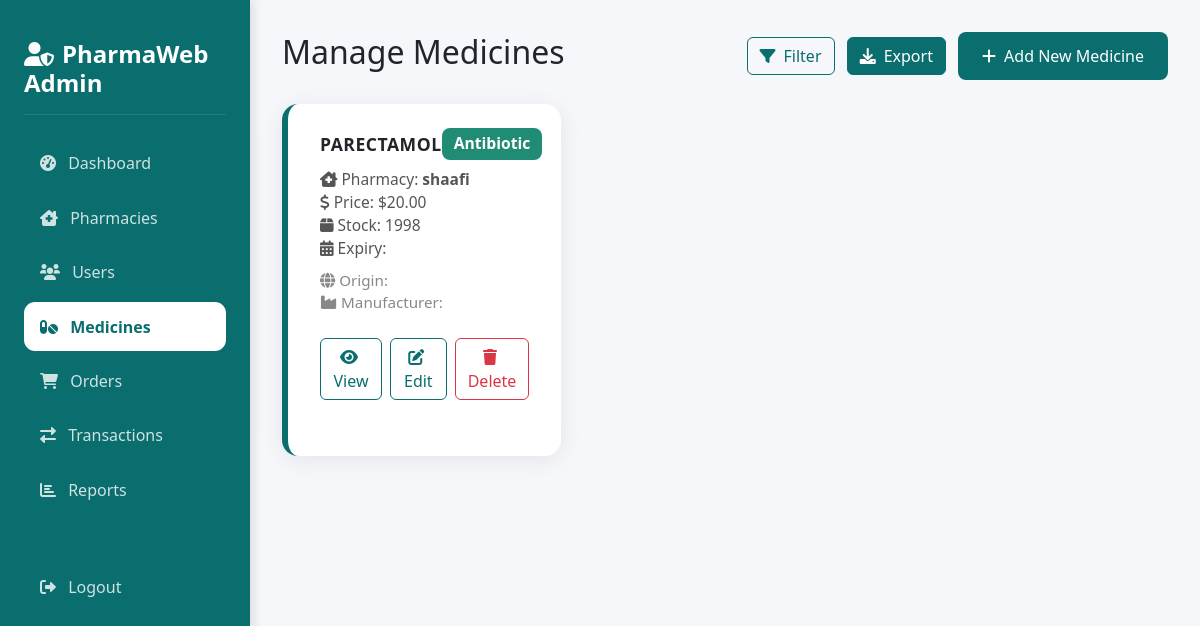
/admin/medicines.php (signed in), run on an earlier commit of the app's database.
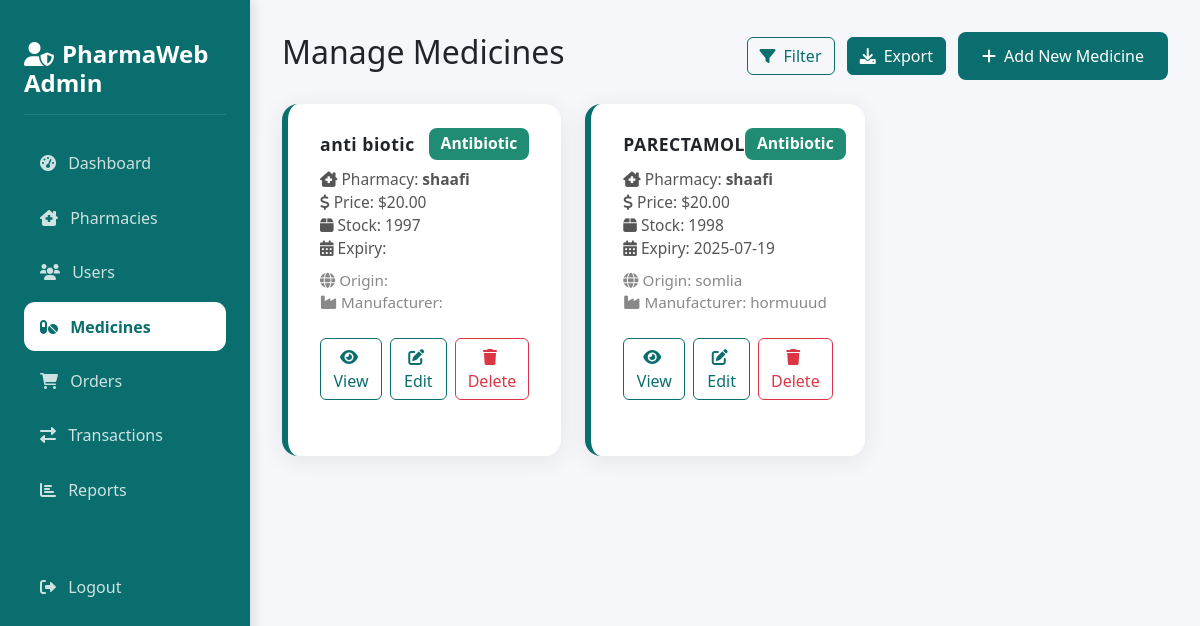
And on a later commit of the database.
### tables this page shows
CREATE TABLE `medicines` (
  `id` int(11) NOT NULL,
  `pharmacy_id` int(11) NOT NULL,
  `name` varchar(255) NOT NULL,
  `description` text DEFAULT NULL,
  `manufacturer` varchar(255) DEFAULT NULL,
  `country_of_origin` varchar(100) DEFAULT NULL,
  `category` varchar(100) DEFAULT NULL,
  `price` decimal(10,2) NOT NULL,
  `stock_quantity` int(11) NOT NULL,
  `expiry_date` date DEFAULT NULL,
  `requires_prescription` tinyint(1) DEFAULT 0,
  `status` enum('active','inactive') DEFAULT 'active',
  `created_at` timestamp NOT NULL DEFAULT current_timestamp(),
  `batch_source_info` varchar(255) DEFAULT NULL
);

CREATE TABLE `pharmacies` (
  `id` int(11) NOT NULL,
  `user_id` int(11) DEFAULT NULL,
  `pharmacy_name` varchar(255) NOT NULL,
  `address` text NOT NULL,
  `phone` varchar(20) DEFAULT NULL,
  `license_number` varchar(50) DEFAULT NULL,
  `status` enum('active','inactive') DEFAULT 'active',
  `wallet_address` varchar(42) DEFAULT NULL,
  `trust_score` decimal(5,2) DEFAULT 100.00,
  `performance` varchar(255) DEFAULT NULL
);

### admin/medicines.php (the view, shortened to what the changed rows need)
<?php
require_once '../config/database.php';
$medicines = $conn->query("
    SELECT m.*, p.pharmacy_name
    FROM medicines m
    JOIN pharmacies p ON m.pharmacy_id = p.id
    ORDER BY m.id DESC
")->fetchAll();
?>
<!DOCTYPE html>
<html lang="en">
<head>
    <link href="https://cdn.jsdelivr.net/npm/bootstrap@5.3.0/dist/css/bootstrap.min.css" rel="stylesheet">
    <link href="https://cdnjs.cloudflare.com/ajax/libs/font-awesome/6.0.0/css/all.min.css" rel="stylesheet">
    <link href="../assets/css/theme.css" rel="stylesheet">
</head>
<body>
    <div class="main-content">
        <div class="d-flex justify-content-between align-items-center mb-4">
            <h2>Manage Medicines</h2>
        </div>
        <div class="row g-4">
            <?php foreach ($medicines as $medicine): ?>
                <div class="col-md-6 col-lg-4">
                    <div class="admin-medicine-card">
                        <div class="admin-medicine-header">
                            <div class="admin-medicine-title"><?php echo htmlspecialchars($medicine['name']); ?></div>
                            <span class="admin-medicine-category"><?php echo htmlspecialchars($medicine['category']); ?></span>
                        </div>
                        <div class="admin-medicine-info">
                            <i class="fas fa-clinic-medical me-1"></i>Pharmacy: <b><?php echo htmlspecialchars($medicine['pharmacy_name']); ?></b><br>
                            <i class="fas fa-dollar-sign me-1"></i>Price: $<?php echo number_format($medicine['price'], 2); ?><br>
                            <i class="fas fa-box me-1"></i>Stock: <?php echo $medicine['stock_quantity']; ?><br>
                            <i class="fas fa-calendar-alt me-1"></i>Expiry: <?php echo htmlspecialchars($medicine['expiry_date'] ?? ''); ?>
                        </div>
                        <div class="admin-medicine-meta">
                            <i class="fas fa-globe me-1"></i>Origin: <?php echo htmlspecialchars($medicine['country_of_origin'] ?? ''); ?><br>
                            <i class="fas fa-industry me-1"></i>Manufacturer: <?php echo htmlspecialchars($medicine['manufacturer'] ?? ''); ?>
                        </div>
                        <div class="admin-medicine-actions">
                            <a href="#" class="btn btn-outline-primary" data-bs-toggle="modal" data-bs-target="#viewMedicineModal<?php echo $medicine['id']; ?>">
                                <i class="fas fa-eye me-1"></i>View
                            </a>
                            <a href="#" class="btn btn-outline-primary" data-bs-toggle="modal" data-bs-target="#editMedicineModal<?php echo $medicine['id']; ?>">
                                <i class="fas fa-edit me-1"></i>Edit
                            </a>
                            <form method="POST" class="d-inline delete-medicine-form" style="display:inline;">
                                <button type="submit" name="delete_medicine" class="btn btn-outline-danger"><i class="fas fa-trash me-1"></i>Delete</button>
                            </form>
                        </div>
                    </div>
                </div>
            <?php endforeach; ?>
        </div>
    </div>
</body>
</html>

What changed in the data, as far as the page shows it:
added medicines: name "anti biotic", category "Antibiotic", pharmacy.pharmacy_name "shaafi", price "20.00", stock_quantity "1997"
changed medicines "PARECTAMOL": expiry_date (not shown) → "2025-07-19"; country_of_origin (not shown) → "somlia"; manufacturer (not shown) → "hormuuud"
